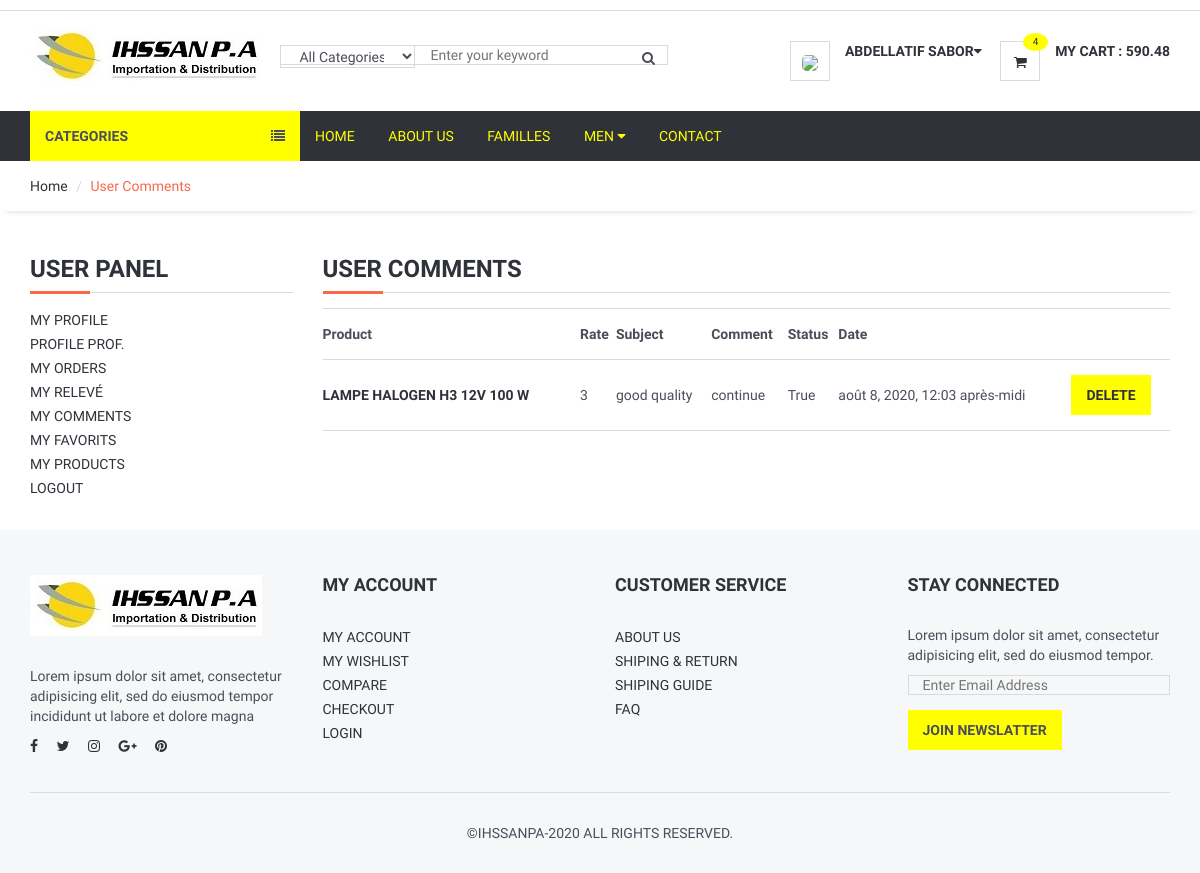
Screenshot of /user/comments (signed in) with the database file from the repository.
### product/models.py (models this page shows, shortened)
class Comment(models.Model):
    STATUS = (
        ('New', 'New'),
        ('True', 'True'),
        ('False', 'False'),
    )
    product = models.ForeignKey(Product, on_delete=models.CASCADE)
    user = models.ForeignKey(User, on_delete=models.CASCADE)
    subject = models.CharField(max_length=50, blank=True)
    comment = models.TextField(max_length=255, blank=True)
    rate = models.IntegerField(default=0)
    ip = models.CharField(max_length=20,blank=True)
    status = models.CharField(max_length=10, choices=STATUS, default='New')
    create_at = models.DateTimeField(auto_now_add=True)
    update_at = models.DateTimeField(auto_now=True)

class Product(models.Model):
    STATUS = (
        ('True', 'True'),
        ('False', 'False'),
    )
    VARIANTS = (
        ('None', 'None'),
        ('Size', 'Size'),
        ('Color', 'Color'),
        ('Size-Color', 'Size-Color'),
    )
    category = models.ForeignKey(Category, on_delete=models.CASCADE)
    title = models.CharField(max_length=150)
    keywords = models.CharField(max_length=255)
    description = models.CharField(max_length=255)
    ref_oem = models.CharField(max_length=50, blank=True)
    unit_fac = models.IntegerField(blank=True, null=True)
    qte_boite = models.IntegerField(blank=True, null=True)
    image = models.ImageField(blank=True, null=True, upload_to='images/')
    price = models.FloatField()
    remise = models.FloatField(default=0, validators=[MinValueValidator(0), MaxValueValidator(100)])
    amount = models.IntegerField()
    minamount = models.IntegerField()
    variant = models.CharField(max_length=18, choices=VARIANTS, default='None')
    detail = RichTextUploadingField(blank=True)
    slug = models.SlugField(null=False, unique=True)
    status = models.CharField(max_length=10, choices=STATUS)
    create_at = models.DateTimeField(auto_now_add=True)
    update_at = models.DateTimeField(auto_now=True)
    def image_tag(self):
        return mark_safe('<img src="{}" height="50"/>'.format(self.image.url))
    image_tag.short_description = 'Image'
    class Meta:
        verbose_name = "Product"
        verbose_name_plural = "Products"

### user/views.py (the view)
# urls.py: path('comments', views.user_comments, name='user_comments'),
@login_required(login_url='/login')
def user_comments(request):
    category = Category.objects.all()
    current_user = request.user
    comments = Comment.objects.filter(user_id=current_user.id)
    context = {
        'category':category,
        'comments' : comments
                }
    return render(request,'user_comments.html', context)

### home/templatetags/myapptags.py (called while the page is built)
@register.simple_tag
def categorylist():
    return Category.objects.all()

@register.simple_tag
def shopcartcount(userid):
    count = ShopCart.objects.filter(user_id=userid).count()
    return count

@register.simple_tag
def totalcart(userid):
    shopcart = ShopCart.objects.filter(user_id=userid)
    total=0
    for rs in shopcart:
        total += rs.quantity * (rs.product.price - (rs.product.price * (rs.product.remise / 100)))
    return total

### user/templates/user_comments.html (shortened to what this page needs)
{% extends "_homebase.html" %}
    {% load static %}
{% block header %}{% include "_header.html" %}{% endblock %}
{% block sidebar %}{% include "_sidebar.html" %}{% endblock %}
{% block body %}
	<div id="breadcrumb">
		<div class="container">
			<ul class="breadcrumb">
				<li><a href="/">Home</a></li>
				<li class="active">User Comments</li>
			</ul>
		</div>
	</div>
	<div class="section">
		<div class="container">
			<div class="row">
					<div class="col-md-3">
						{% include "user_panel.html" %}
					</div>
					<div class="col-md-9">
						<div class="order-summary clearfix">
							<div class="section-title">
								<h3 class="title">User Comments</h3>
							</div>
							<table class="shopping-cart-table table">
								<tr>
										<th class="text-left">Product</th>
										<th class="text-left">Rate</th>
										<th class="text-left">Subject</th>
										<th class="text-left">Comment</th>
										<th class="text-left">Status</th>
										<th class="text-left">Date</th>
										<th class="text-left"></th>
								</tr>
								{% for rs in comments %}
									<tr>
										<td class="text-left">
											<a href="/product/{{rs.product_id}}/{{rs.product.slug}}">
												<strong> {{rs.product.title}} </strong>
											</a>
										</td>
										<td class="text-left">{{rs.rate}}</td>
										<td class="text-left">{{rs.subject}}</td>
										<td class="text-left">{{rs.comment}}</td>
										<td class="text-left">{{rs.status}}</td>
										<td class="text-left">{{rs.create_at}}</td>
										<td class="text-left">
											<a class="primary-btn"  href="/user/deletecomment/{{rs.id}}"  onclick="return confirm('will be delete ! Are you sure ?')">Delete</a>
										</td>
									</tr>
								{% endfor %}
							</table>
						</div>
					</div>
			</div>
		</div>
	</div>
{% endblock %}
{% block footer %}{% include "_footer.html" %}{% endblock %}

### home/templates/_header.html (shortened to what this page needs)
  {% load static %}
	<header>
		<div id="top-header">
		</div>
		<div id="header">
			<div class="container">
				<div class="pull-left">
					<div class="header-logo">
						<a class="logo" href="/">
							<img src="{% static '/' %}img/logo.jpg" alt="">
						</a>
					</div>
					<div class="header-search">
						<form action="/search/" method="POST">
							<input class="input search-input" id="query" name="query"  type="text" placeholder="Enter your keyword">
							<select class="input search-categories" id="catid" name="catid" style="height:23px">
								<option value="0">All Categories</option>
							{% load myapptags %}
								{% load mptt_tags %}
							</select>
							<button class="search-btn" style="height:25px"><i class="fa fa-search"></i></button>
						</form>
					</div>
				</div>
				<div class="pull-right">
					<ul class="header-btns">
						<li class="header-account dropdown default-dropdown">
                            {% if user.id is not None %}
                            <div class="dropdown-toggle" role="button" data-toggle="dropdown" aria-expanded="true">
								<div class="header-btns-icon">
							<img src="{{request.session.userimage}}" style="height:40px;border-radius:30%">
								</div>
								<strong class="text-uppercase">{{ user.first_name }}  {{ user.last_name }}<i class="fa fa-caret-down"></i></strong>
							</div>
                            {% else %}
							<a href="/login" class="text-uppercase">Login</a> /
                            <a href="/signup" class="text-uppercase">Sign Up</a>
                            {% endif %}
						</li>
						<li class="header-cart dropdown default-dropdown">
							<a href="/shopcart/" >
								<div class="header-btns-icon">
									<i class="fa fa-shopping-cart"></i>
										{% load myapptags  %}
										{% shopcartcount user.id as count  %}
									<span class="qty">{{count}}</span>
								</div>
										{% load myapptags  %}
										{% totalcart user.id as total  %}
								<strong class="text-uppercase">My Cart : {{total  | stringformat:".2f"}}</strong>
							</a>
						</li>
					</ul>
				</div>
			</div>
		</div>
	</header>

### home/static/css/style.css (style rules this page uses)
body { font-family: 'Hind', sans-serif; color: #4A4E5A; overflow-x: hidden; }
h1, h2, h3, h4, h5, h6 { color: #30323A; margin: 0 0 10px; font-weight: 700; }
a { color: #30323A; -webkit-transition: 0.3s color; transition: 0.3s color; }
strong { color: #30323A; }
ul, ol { margin: 0; padding: 0; list-style: none }
.main-btn, .primary-btn { display: inline-block; padding: 10px 15px; text-transform: uppercase; font-weight: 700; border: none; -webkit-transition: 0.3s all; transition: 0.3s all; }
.primary-btn { color: #FF; background-color: yellow; }
.input { width: 100%; height: None; padding: 0px 15px; border: 1px; background-color: transparent; -webkit-box-shadow: 0px 0px 0px 1px #DADADA inset, 0px 0px 0px 5px transparent; box-shadow: 0px 0px 0px 1px #DADADA inset, 0px 0px 0px 5px transparent; -webkit-transition: 0.3s all; transition: 0.3s all; }
.section { padding-top: 30px; padding-bottom: 30px; }
.section-title { position: relative; margin-bottom: 15px; margin-top: 15px; border-bottom: 1px solid #DADADA; }
.section-title .title { display: inline-block; text-transform: uppercase; }
.section-title:after { content: ""; position: absolute; left: 0; bottom: -1.5px; height: 3px; width: 60px; background-color: #F8694A; }
#breadcrumb { -webkit-box-shadow: 0px 6px 6px -6px rgba(0, 0, 0, 0.175); box-shadow: 0px 6px 6px -6px rgba(0, 0, 0, 0.175); }
.breadcrumb { background-color: transparent; border: none; border-radius: 0px; padding: 15px 0px; margin: 0; }
.breadcrumb>.active { color: #F8694A; }
.breadcrumb>li+li:before { color: #DADADA; }
#header { padding-top: 15px; padding-bottom: 15px; }
#top-header { padding-top: 5px; padding-bottom: 5px; border-bottom: 1px solid #DADADA; }
.header-logo { display: inline-block; margin-right: 15px; }
.header-logo .logo>img { width: 100%; max-height: 70px; }
.header-search { display: inline-block; padding: 15px 0px; max-width: 400px; }
.header-search>form { position: relative; }
.header-search>form .search-input { padding-left: 150px; padding-right: 45px; }
.header-search>form .search-categories { position: absolute; left: 0px; top: 0px; width: 135px; }
.header-search>form .search-btn { position: absolute; top: 0px; right: 0px; width: 40px; height: 40px; background-color: transparent; border: none; }
.header-btns>li { display: inline-block; vertical-align: top; padding: 15px 0px; }
.header-btns>li+li { margin-left: 15px; }
.header-btns>li .header-btns-icon { position: relative; float: left; margin-right: 15px; width: 40px; height: 40px; line-height: 40px; text-align: center; color: #30323A; background-color: #FFF; border: 1px solid #DADADA; }
.header-btns .dropdown-toggle { display: block; cursor: pointer; }
.header-cart .header-btns-icon .qty { position: absolute; right: -9px; top: -9px; width: 25px; height: 18px; line-height: 18px; text-align: center; font-size: 10px; background: yellow; color: #FF; border-radius: 50%; }
.shopping-cart-table>tbody>tr>td, .shopping-cart-table>tbody>tr>th, .shopping-cart-table>tfoot>tr>td, .shopping-cart-table>tfoot>tr>th, .shopping-cart-table>thead>tr>td, .shopping-cart-table>thead>tr>th { padding: 15px 0px; vertical-align: middle; border-top: 1px solid #DADADA; }
.shopping-cart-table>tbody>tr:last-child>td { border-bottom: 1px solid #DADADA; }

### rows the page displays
Comment: product "LAMPE HALOGEN H3 12V 100 W", rate "3", subject "good quality", comment "continue", status "True", create_at "août 8, 2020, 12:03 après-midi"

### other values shown
{{ user.first_name }} "ABDELLATIF"
{{ user.last_name }} "SABOR"
{{ count }} "4"
{{ total  | stringformat:".2f" }} "590.48"
